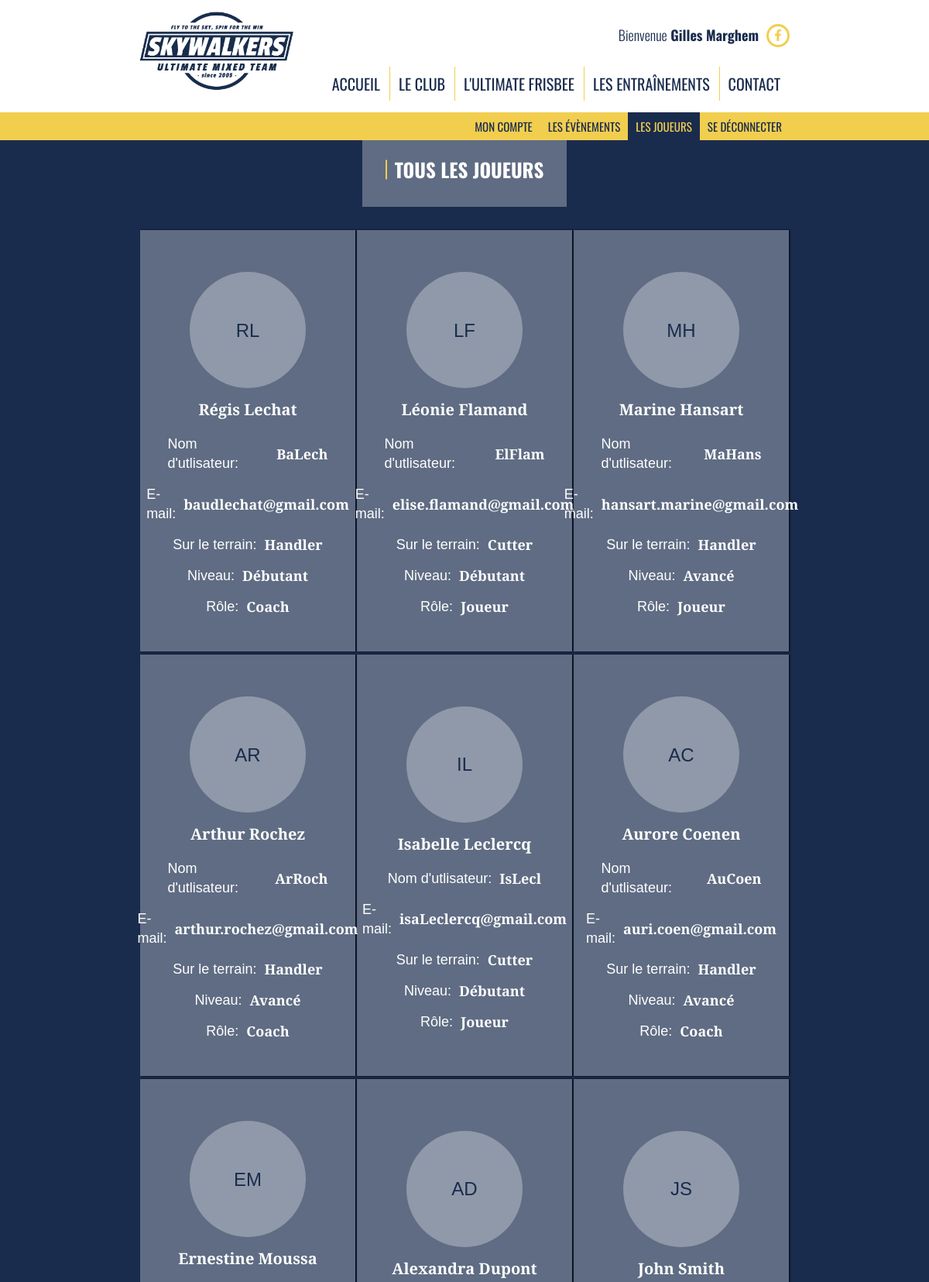
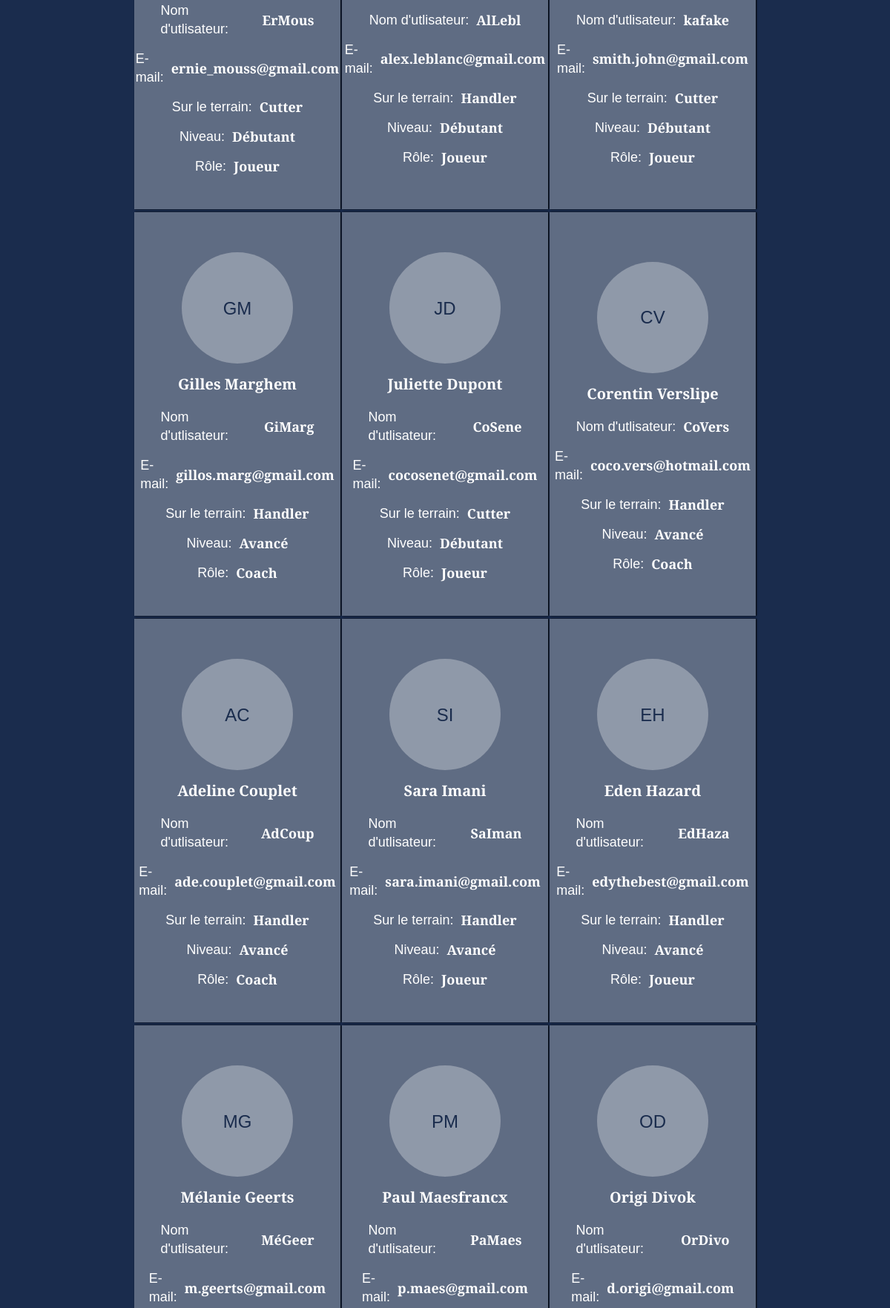
/?section=lesjoueurs (signed in, upper part), run on the app's committed database (2 pictures, top to bottom).
### tables this page shows
CREATE TABLE `joueurs` (
  `joueur_id` int(11) NOT NULL,
  `joueur_nom` varchar(30) NOT NULL,
  `joueur_prenom` varchar(30) NOT NULL,
  `joueur_email` varchar(30) NOT NULL,
  `joueur_mdp` varchar(30) NOT NULL,
  `joueur_niveau` varchar(30) NOT NULL,
  `joueur_role` varchar(30) NOT NULL,
  `joueur_position` varchar(30) NOT NULL,
  `joueur_nom_user` varchar(30) NOT NULL
);

### index.php (called while the page is built, shortened)
<?php
    require_once("view/html/head.php");
    require_once("controller/router.php");
?>

### controller/lesjoueursController.php (the view, shortened to what this page needs)
<?php
    try{
        $listeJoueurs="" ;
        $basededonnees = "mysql:host=localhost;dbname=skywalkers;charset=utf8";
        $utilisateur = "root";
        $motdepasse = "";
        $pdo = new PDO($basededonnees, $utilisateur, $motdepasse);
        $requete = "SELECT joueur_id,joueur_nom,joueur_prenom,joueur_email,joueur_position,joueur_niveau,joueur_role,joueur_nom_user,UPPER(CONCAT(LEFT(joueur_prenom,1),LEFT(joueur_nom,1))) AS 'joueur_initiales' FROM `joueurs` ORDER BY joueur_id" ;
        $joueurs = $pdo->query($requete);
        foreach($joueurs as $joueur){
            if($_SESSION['role'] == 'coach')
            {
                $button = "<form action='#' method='post'>
                <input type='hidden' name='name' value='". $joueur['joueur_id']."'>
                <input type='submit' name='submit' class='deleteJoueur' value='Supprimer ce joueur'></form>";
            }
            else
            {
                $button ="";
            };
            $listeJoueurs.=
            "<div class='oneJoueur'>
                    <p class='initiales'>".$joueur['joueur_initiales']."</p>
                    <div class='propriete'>
                        <p class='bold nomPrenom'>".$joueur['joueur_prenom']." ".$joueur['joueur_nom']."</p>
                    </div>
                    <div class='propriete'>
                        <p>Nom d'utlisateur:</p> <p class='bold'>".$joueur['joueur_nom_user']."</p>
                    </div>
                    <div class='propriete'>
                        <p>E-mail: </p><p class='bold'>".$joueur['joueur_email']."</p>
                    </div>
                    <div class='propriete'>
                        <p>Sur le terrain: </p><p class='bold'>".$joueur['joueur_position']."</p>
                    </div>
                    <div class='propriete'>
                        <p>Niveau: </p><p class='bold'>".$joueur['joueur_niveau']."</p>
                    </div>
                    <div class='propriete'>
                        <p>Rôle: </p><p class='bold'>".$joueur['joueur_role']."</p>
                    </div>
                    <div class='joueur-delete'>
                        ".$button."
                    </div>
            </div>";
        };
    }
        catch(PDOException $e)
        {    echo $e->getMessage();
        }
    require_once("view/page/lesjoueurs.php");
?>

### public/css/style.css (style rules this page uses)
* { box-sizing: border-box; transition: all 0.3s; }
body { margin: 0; font-family: "Oswald", sans-serif; width: 100%; height: 100%; position: relative; }
p { font-weight: 300; line-height: 25px; font-size: 18px; }
.bold { font-weight: 700; }
.containerJoueurs .col1 .listJoueurs .joueurCard .oneJoueur { width: 33%; padding: 30px; background-color: rgba(255, 255, 255, 0.3); font-family: "Alegreya Sans", sans-serif; margin-bottom: 4px; display: flex; flex-direction: column; align-items: center; justify-content: center; box-shadow: 1px 0px 2px 0px black; }
.containerJoueurs .col1 .listJoueurs .joueurCard .oneJoueur .initiales { font-size: 24px; display: flex; align-items: center; justify-content: center; border-radius: 300px; height: 150px; width: 150px; background-color: rgba(255, 255, 255, 0.3); color: #1a2c4d; margin-bottom: 15px; }
.containerJoueurs .col1 .listJoueurs .joueurCard .propriete { margin-bottom: 15px; align-items: center; display: flex; }
.containerJoueurs .col1 .listJoueurs .joueurCard .propriete .nomPrenom { font-size: 20px; margin-bottom: 5px; }
.containerJoueurs .col1 .listJoueurs .joueurCard .propriete p { color: white; margin: 0 5px; }
* { box-sizing: border-box; }

### data on the page
joueurs: joueur_initiales "RL", joueur_prenom "Régis", joueur_nom "Lechat", joueur_nom_user "BaLech", joueur_email "baudlechat@gmail.com", joueur_position "Handler", joueur_niveau "Débutant", joueur_role "Coach"
joueurs: joueur_initiales "LF", joueur_prenom "Léonie", joueur_nom "Flamand", joueur_nom_user "ElFlam", joueur_email "elise.flamand@gmail.com", joueur_position "Cutter", joueur_niveau "Débutant", joueur_role "Joueur"
joueurs: joueur_initiales "MH", joueur_prenom "Marine", joueur_nom "Hansart", joueur_nom_user "MaHans", joueur_email "hansart.marine@gmail.com", joueur_position "Handler", joueur_niveau "Avancé", joueur_role "Joueur"
joueurs: joueur_initiales "AR", joueur_prenom "Arthur", joueur_nom "Rochez", joueur_nom_user "ArRoch", joueur_email "arthur.rochez@gmail.com", joueur_position "Handler", joueur_niveau "Avancé", joueur_role "Coach"
joueurs: joueur_initiales "IL", joueur_prenom "Isabelle", joueur_nom "Leclercq", joueur_nom_user "IsLecl", joueur_email "isaLeclercq@gmail.com", joueur_position "Cutter", joueur_niveau "Débutant", joueur_role "Joueur"
joueurs: joueur_initiales "AC", joueur_prenom "Aurore", joueur_nom "Coenen", joueur_nom_user "AuCoen", joueur_email "auri.coen@gmail.com", joueur_position "Handler", joueur_niveau "Avancé", joueur_role "Coach"
joueurs: joueur_initiales "EM", joueur_prenom "Ernestine", joueur_nom "Moussa", joueur_nom_user "ErMous", joueur_email "ernie_mouss@gmail.com", joueur_position "Cutter", joueur_niveau "Débutant", joueur_role "Joueur"
joueurs: joueur_initiales "AD", joueur_prenom "Alexandra", joueur_nom "Dupont", joueur_nom_user "AlLebl", joueur_email "alex.leblanc@gmail.com", joueur_position "Handler", joueur_niveau "Débutant", joueur_role "Joueur"
joueurs: joueur_initiales "JS", joueur_prenom "John", joueur_nom "Smith", joueur_nom_user "kafake", joueur_email "smith.john@gmail.com", joueur_position "Cutter", joueur_niveau "Débutant", joueur_role "Joueur"
joueurs: joueur_initiales "GM", joueur_prenom "Gilles", joueur_nom "Marghem", joueur_nom_user "GiMarg", joueur_email "gillos.marg@gmail.com", joueur_position "Handler", joueur_niveau "Avancé", joueur_role "Coach"
joueurs: joueur_initiales "JD", joueur_prenom "Juliette", joueur_nom "Dupont", joueur_nom_user "CoSene", joueur_email "cocosenet@gmail.com", joueur_position "Cutter", joueur_niveau "Débutant", joueur_role "Joueur"
joueurs: joueur_initiales "CV", joueur_prenom "Corentin", joueur_nom "Verslipe", joueur_nom_user "CoVers", joueur_email "coco.vers@hotmail.com", joueur_position "Handler", joueur_niveau "Avancé", joueur_role "Coach"
joueurs: joueur_initiales "AC", joueur_prenom "Adeline", joueur_nom "Couplet", joueur_nom_user "AdCoup", joueur_email "ade.couplet@gmail.com", joueur_position "Handler", joueur_niveau "Avancé", joueur_role "Coach"
joueurs: joueur_initiales "SI", joueur_prenom "Sara", joueur_nom "Imani", joueur_nom_user "SaIman", joueur_email "sara.imani@gmail.com", joueur_position "Handler", joueur_niveau "Avancé", joueur_role "Joueur"
joueurs: joueur_initiales "EH", joueur_prenom "Eden", joueur_nom "Hazard", joueur_nom_user "EdHaza", joueur_email "edythebest@gmail.com", joueur_position "Handler", joueur_niveau "Avancé", joueur_role "Joueur"
joueurs: joueur_initiales "MG", joueur_prenom "Mélanie", joueur_nom "Geerts", joueur_nom_user "MéGeer", joueur_email "m.geerts@gmail.com"
joueurs: joueur_initiales "PM", joueur_prenom "Paul", joueur_nom "Maesfrancx", joueur_nom_user "PaMaes", joueur_email "p.maes@gmail.com"
joueurs: joueur_initiales "OD", joueur_prenom "Origi", joueur_nom "Divok", joueur_nom_user "OrDivo", joueur_email "d.origi@gmail.com"

### other printed values
$_SESSION["prenom"] "Gilles"
$_SESSION["nom"] "Marghem"
